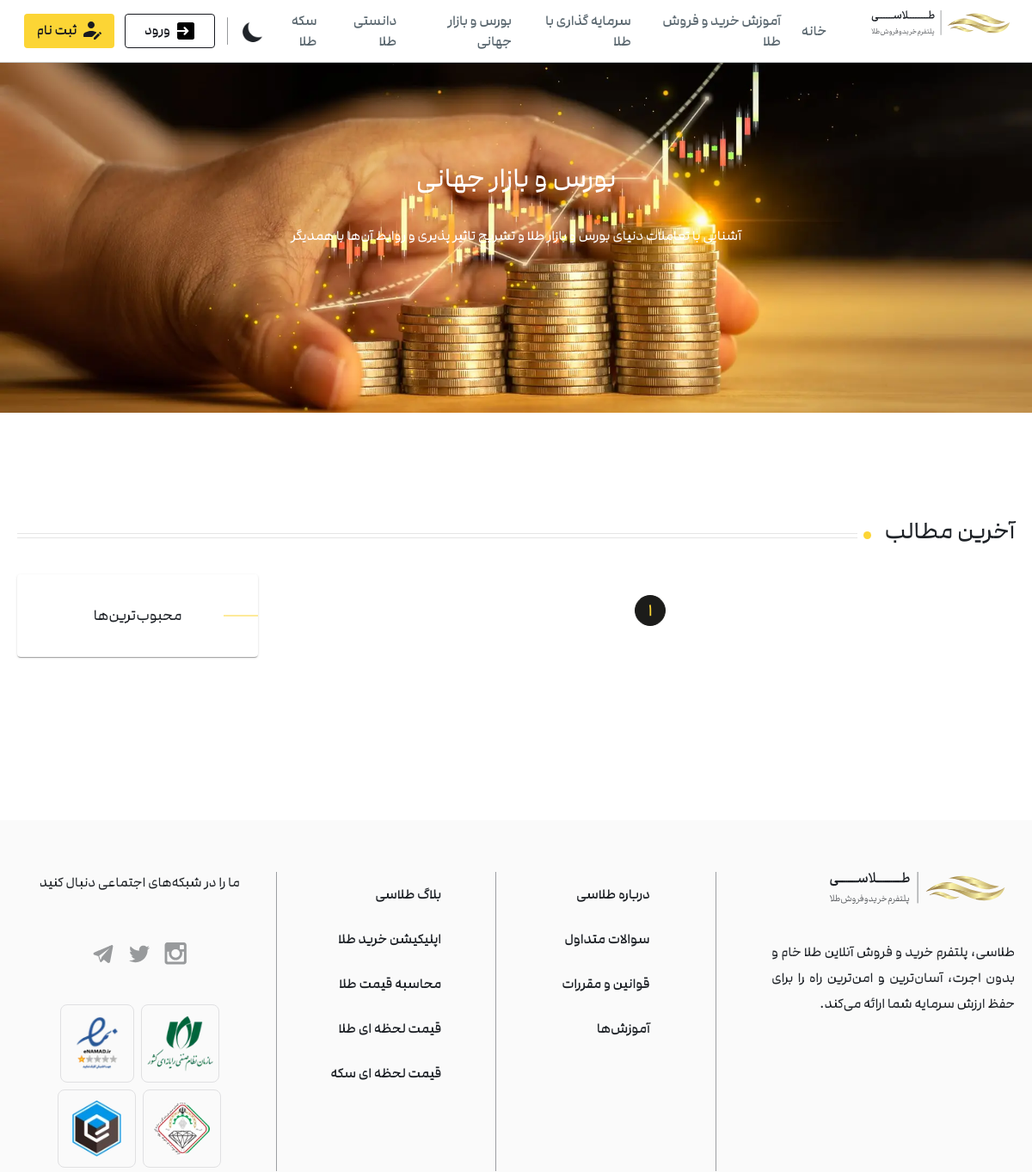
/blogs/invest (upper part), run on an earlier commit of the app's database.
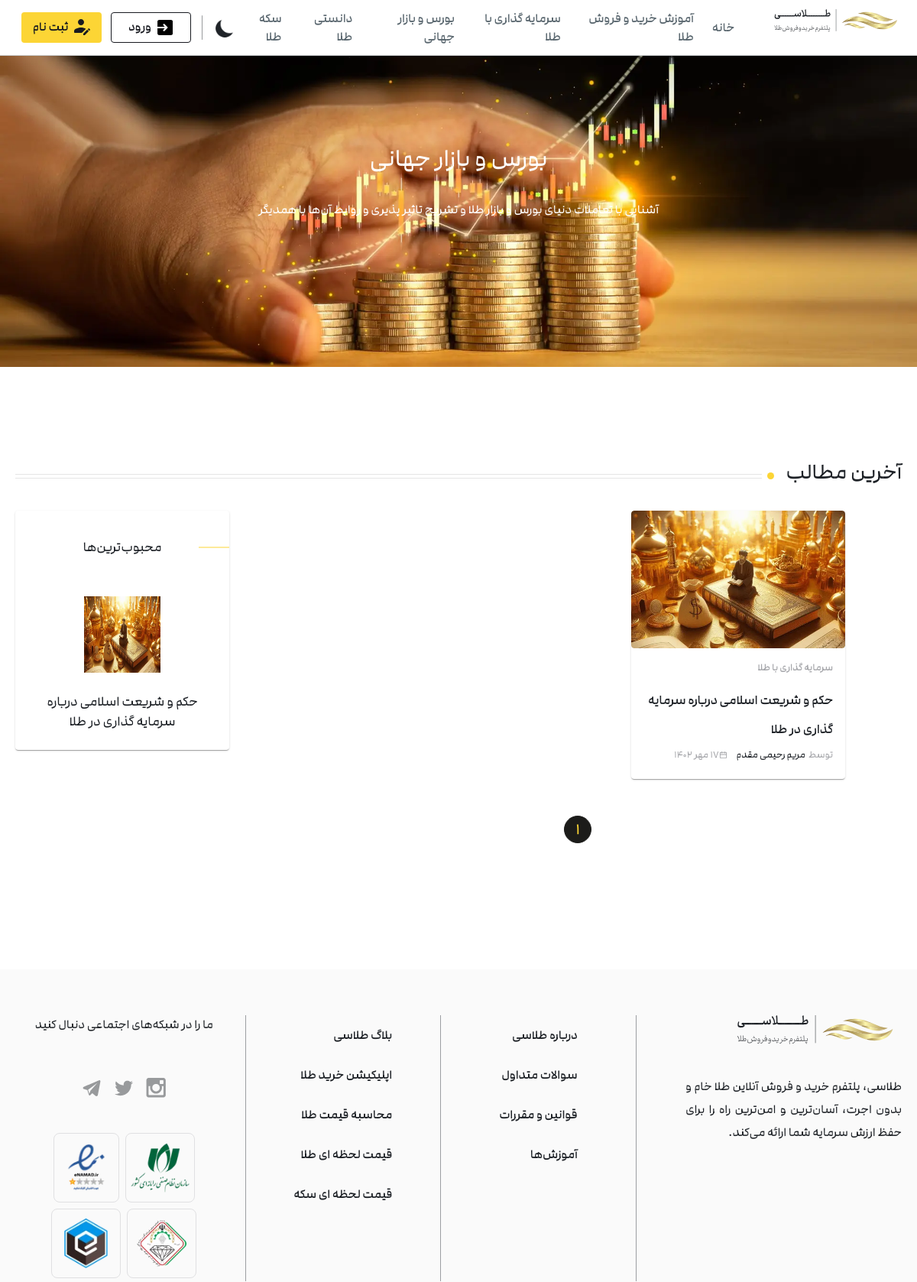
And on a later commit of the database.
### blog/models.py (models this page shows, shortened)
class Blog(models.Model):
    title = models.CharField(max_length=200)
    author = models.ForeignKey("Blog_author",on_delete=models.CASCADE)
    text = MarkdownxField(null=True, blank=True)
    created = models.DateTimeField(auto_now_add=True)
    blogid = models.UUIDField(default=uuid.uuid4,primary_key=True,
                              unique=True,editable=False)
    blog_image = models.ImageField(default="golzaaar.webp")
    day = models.PositiveSmallIntegerField(
        validators=[MinValueValidator(1), MaxValueValidator(30)]
    )
    month = models.CharField(choices=MONTHS, max_length=50)
    year = models.IntegerField()
    view_count = models.PositiveIntegerField(default=0)
    subject  = models.CharField(choices=PHRASES, max_length=50,default="دانستنی طلا")

class Blog_author(models.Model):
    name = models.CharField(max_length=200)
    authorid = models.UUIDField(default=uuid.uuid4,primary_key=True,
                              unique=True,editable=False)
    discription = models.TextField(null=True,blank=True)
    author_img = models.ImageField()

### blog/views.py (the view)
# urls.py: path("blogs/invest", views.profit, name="سرمایه گذاری با طلا"),
def profit(request):
    latest = Blog.objects.filter(subject="سرمایه گذاری با طلا").order_by("-created")
    best_rated = Blog.objects.filter(subject="سرمایه گذاری با طلا").annotate(average_rating=Avg('ratings__rating')).order_by('-average_rating').first()
    best_rateds = Blog.objects.filter(subject="سرمایه گذاری با طلا").annotate(average_rating=Avg('ratings__rating')).order_by('-average_rating')[1:9]
    p = Paginator(latest, 11)
    page = request.GET.get("page")
    items = p.get_page(page)
    return render(request, "profit.html", {"latest": items, "best_rated": best_rated, "best_rateds": best_rateds})

### templates/profit.html (shortened to what the changed rows need)
{% extends "base_blog.html" %} {% block content %} {% load static %}
<div class="big-container">
  <div class="bigin">
    <h1 class="title_blog">بورس و بازار جهانی</h1>
    <h2 class="dis_blog">
        آشنایی با تعاملات دنیای بورس و بازار طلا و تشریح تاثیر پذیری و روابط آن‌ها با همدیگر
    </h2>
  </div>
</div>
  <section class="wp-page-container">
    <div class="wp-page-content">
      <div class="allArticles_recentArticles">
        <div class="allArticles_recentArticlesBody">
          <div class="allArticles_allArticles">
            <div class="allArticles_allArticlesContent">
              {% for blog in latest %}
              <div class="allArticles_contentContainer__BqTNO">
                <article class="allArticles_content__F1GyD">
                  <a
                    class="allArticles_imgContent__vW18z"
                    href="{% url "blog" blog.blogid %}"
                    ><img
                      alt="{{blog.title}}"
                      loading="lazy"
                      width="312"
                      height="244"
                      decoding="async"
                      data-nimg="1"
                      class="efect-img"
                      src="{{blog.blog_image.url}}"
                      style="color: transparent"
                  /></a>
                  <div class="allArticles_contentTexts__IJt4L">
                    <a class="main_categoryLink" href="/mag/facts"
                      >{{blog.subject}}</a
                    >
                    <h2 class="main_title__LBSV_">
                      <a
                        href="{% url "blog" blog.blogid %}"
                        class="underline-hover-effect2"
                        >{{blog.title}}</a
                      >
                    </h2>
                    <ul class="moreItem_moreData">
                      <div class="moreItem_moreDataContent__dF8j_">
                        <a
                          class="moreItem_moreDataItem__pSgI3"
                          href="/mag/@marzieh"
                          ><span>توسط</span
                          ><span class="moreItem_author2">{{blog.author.name}}</span></a
                        >
                      </div>
                      <div class="moreItem_moreDataContent__dF8j_">
                        <li class="moreItem_moreDataItem__pSgI3">
                          <img
                            alt="تاریخ انتشار مقاله"
                            loading="lazy"
                            width="11"
                            height="11"
                            decoding="async"
                            data-nimg="1"
                            src="{% static "img/calender.svg" %}"
                            style="color: transparent"
                          /><span>{{blog.day}} {{blog.month}} {{blog.year}}</span>
                        </li>
                      </div>
                    </ul>
                  </div>
                </article>
              </div>
              {% endfor %}
              </div>
          </div>
          <div class="allArticles_leftData">
            <div class="sideItem_sideItem">
              {% if best_rated %}
              <a
                class="sideItem_firstItem__GxelP"
                href="{% url "blog" best_rated.blogid %}"
                ><div class="sideItem_firstItemImg__JFAeB">
                  <img
                    alt="{{best_rated.title}}"
                    loading="lazy"
                    width="100"
                    height="100"
                    decoding="async"
                    data-nimg="1"
                    src="{{best_rated.blog_image.url}}"
                    style="color: transparent"
                  />
                </div>
                <h3>{{best_rated.title}}</h3></a
              >
              {% endif %}
            </div>
          </div>
        </div>
      </div>
    </div>
  </section>
{% endblock content %}

What changed in the data, as far as the page shows it:
added Blog: blog_image (picture), subject "سرمایه گذاری با طلا", title "حکم و شریعت اسلامی درباره سرمایه گذاری در طلا", author.name "مریم رحیمی مقدم", month "مهر", year "1402"
